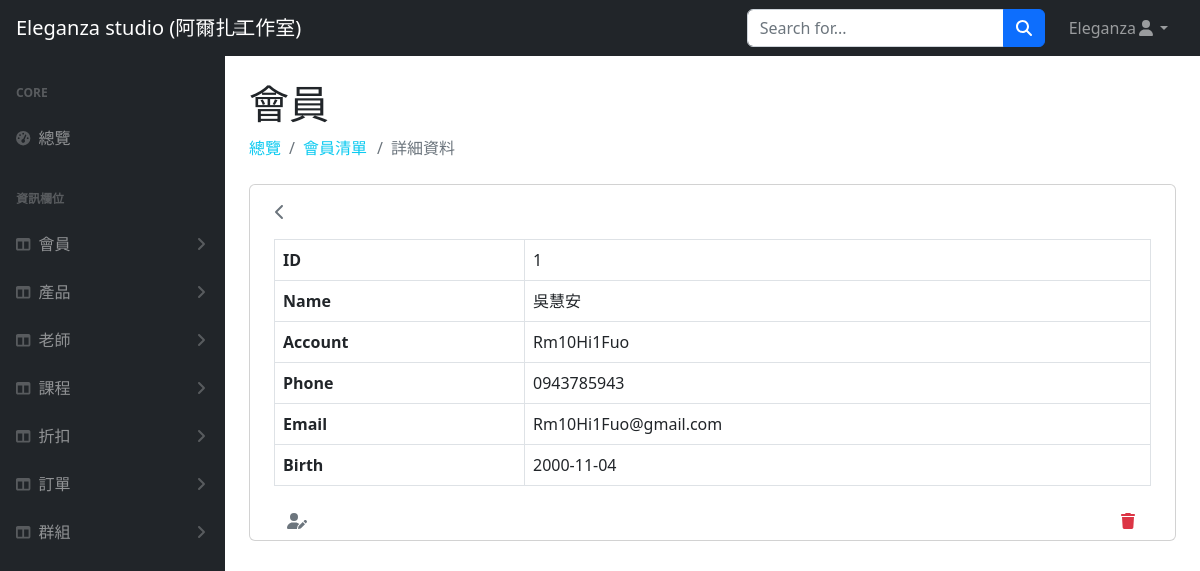
Before: /users/user.php?id=2 (signed in) with the older database file.
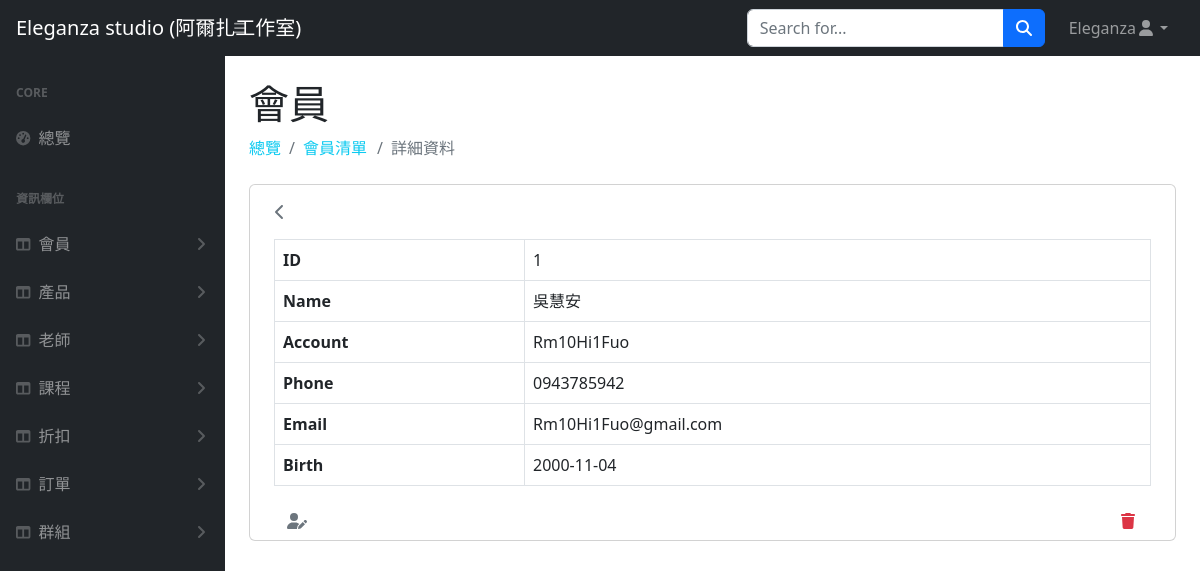
After: the same page with the newer database file.
### tables this page shows
CREATE TABLE `users` (
  `user_id` int(3) NOT NULL,
  `name` varchar(10) NOT NULL,
  `account` varchar(20) NOT NULL,
  `password` varchar(20) NOT NULL,
  `phone` varchar(10) NOT NULL,
  `email` varchar(30) NOT NULL,
  `level` varchar(10) DEFAULT NULL,
  `birth` date NOT NULL,
  `valid` int(1) NOT NULL
);

### users/user.php (the view, shortened to what the changed rows need)
<?php
if (!isset($_GET["id"])) {
    $id = 0;
} else {
    $id = $_GET["id"];
}
require_once("../db_connect.php");
$sql = "SELECT * FROM users WHERE user_id=$id AND valid=1";
$result = $conn->query($sql);
$rowCount = $result->num_rows;
if ($rowCount != 0) {
    $row = $result->fetch_assoc();
}
$sqlSorted = "SELECT ROW_NUMBER() OVER (ORDER BY user_id) AS DisplayID, user_id
        FROM users
        WHERE valid=1";
$resultSorted = $conn->query($sqlSorted);
$sortedUsers = $resultSorted->fetch_all(MYSQLI_ASSOC);
$displayId = 0;
foreach ($sortedUsers as $sortedUser) {
    if ($sortedUser['user_id'] == $id) {
        $displayId = $sortedUser['DisplayID'];
        break;
    }
}
?>
<!doctype html>
<html lang="en">
<head>
    <link href="https://cdn.jsdelivr.net/npm/simple-datatables@7.1.2/dist/style.min.css" rel="stylesheet" />
    <link href="../css/styles.css" rel="stylesheet" />
</head>
<body class="sb-nav-fixed">
    <div id="layoutSidenav">
        <div id="layoutSidenav_content">
            <main>
                <div class="container px-4">
                    <h1 class="mt-4">會員</h1>
                    <div class="card mb-4">
                        <div class="container">
                            <div class="container">
                                <?php if ($rowCount == 0) : ?>
                                    使用者不存在
                                <?php else :
                                ?>
                                    <table class="table table-bordered">
                                        <tr>
                                            <th>ID</th>
                                            <td><?= $displayId ?></td>
                                        </tr>
                                        <tr>
                                            <th>Name</th>
                                            <td><?= $row["name"] ?></td>
                                        </tr>
                                        <tr>
                                            <th>Account</th>
                                            <td><?= $row["account"] ?></td>
                                        </tr>
                                        <tr>
                                            <th>Phone</th>
                                            <td><?= $row["phone"] ?></td>
                                        </tr>
                                        <tr>
                                            <th>Email</th>
                                            <td><?= $row["email"] ?></td>
                                        </tr>
                                        <tr>
                                            <th>Birth</th>
                                            <td><?= $row["birth"] ?></td>
                                        </tr>
                                    </table>
                                    <div class="d-flex justify-content-between">
                                        <a class="btn" id="" name="" role="button" href="user-edit.php?id=<?= $row["user_id"] ?>"><i class="text-secondary fa-solid fa-user-pen fa-fw"></i></a>
                                        <button class="btn" data-bs-toggle="modal" data-bs-target="#confirmModal"><i class="text-danger fa-solid fa-trash fa-fw"></i></button>
                                    </div>
                                <?php endif; ?>
                            </div>
                        </div>
                    </div>
                </div>
        </div>
    </div>
</body>
</html>

Changed rows visible on the page:
changed users "吳慧安": phone "0943785943" → "0943785942"
